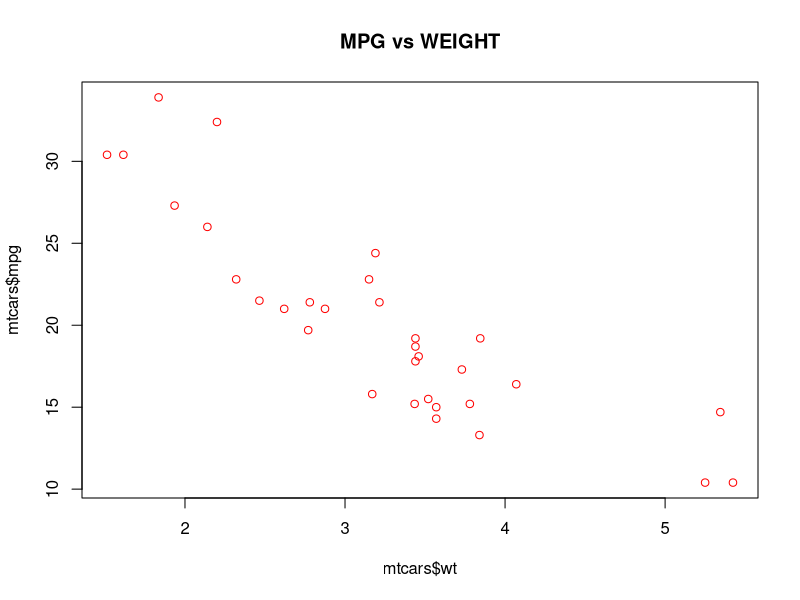

Write R code to recreate this figure.
#1.a
mtcars
attach(mtcars)
#1.b
plot(mtcars$wt, mtcars$mpg, main=" MPG vs WEIGHT ", col="Red")
#1.c
cor(mtcars$mpg, mtcars$wt)


#mtcars
#head(mtcars)
#library(ggplot2)
#Creating a Basic Scatterplot
#ggplot(mtcars, aes(wt, y=mpg)) + geom_point()
#Add names to x and y axis
#ggplot(mtcars, aes(x=wt, y=mpg)) + geom_point() + scale_x_continuous("Weight of Car") + scale_y_continuous("Miles Per Gallon")

#Caluclate the correlation coefficient
#cor(mtcars$wt, mtcars$mpg)
